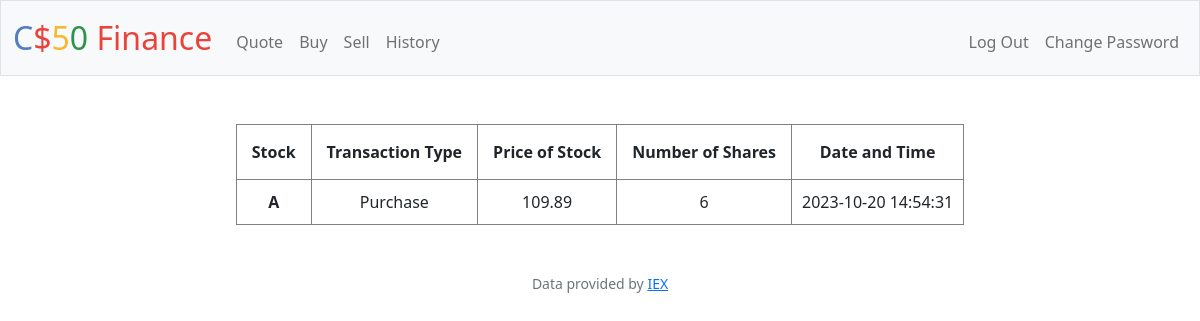
Page /history (signed in) on the committed database.
### tables this page shows
CREATE TABLE "transactions" (price INTEGER, 'shares'  INTEGER NOT NULL  ,'datetime' DATETIME DEFAULT CURRENT_TIMESTAMP  , 'stock' TEXT, 'user_id' INTEGER, 'transaction_type' TEXT);

### app.py (the view)
@app.route("/history")
@login_required
def history():
    transactionData = db.execute(
        "SELECT * FROM transactions WHERE user_id = ?", session["user_id"]
    )
    return render_template("history.html", transactionData=transactionData)

### app.py (called while the page is built)
@app.after_request
def after_request(response):
    response.headers["Cache-Control"] = "no-cache, no-store, must-revalidate"
    response.headers["Expires"] = 0
    response.headers["Pragma"] = "no-cache"
    return response

### helpers.py (called while the page is built)
def login_required(f):
    @wraps(f)
    def decorated_function(*args, **kwargs):
        if session.get("user_id") is None:
            return redirect("/login")
        return f(*args, **kwargs)
    return decorated_function

### templates/history.html (shortened to what this page needs)
{% extends "layout.html" %}
{% block main %}
    <table class="data-table">
        <thead>
            <tr>
                <th>Stock</th>
                <th>Transaction Type</th>
                <th>Price of Stock</th>
                <th>Number of Shares</th>
                <th>Date and Time</th>
            </tr>
        </thead>
        <tbody>
            {% for stock in transactionData %}
            <tr>
                <td class="stockNames">{{ stock.stock.upper() }}</td>
                <td>{{ stock.transaction_type }}</td>
                <td>{{ stock.price }}</td>
                <td>{{ stock.shares }}</td>
                <td>{{ stock.datetime }}</td>
            </tr>
            {% endfor %}
        </tbody>
    </table>
{% endblock %}

### static/styles.css (style rules this page uses)
.data-table { text-align: center; margin: auto; }
.data-table th { padding: 15px; border-style: solid; border-width: 1px; }
.data-table td { padding: 10px; border-style: solid; border-width: 1px; }
.data-table tr { border-bottom-style: solid; border-width: 1px; }
.stockNames { font-weight: bold; }

### rows in the picture
transactions: stock "A", transaction_type "Purchase", price "109.89", shares "6", datetime "2023-10-20 14:54:31"
